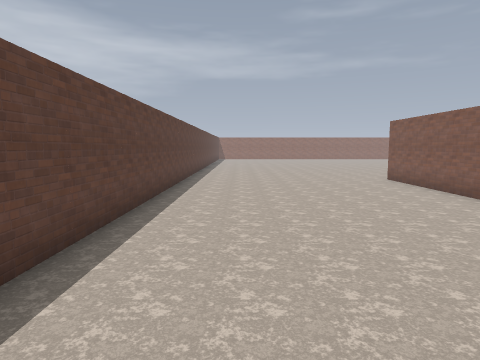
[1] (above)

21 first-person views from a walk through a 3-D level made in the Godot game engine. The camera is 1.4 m above the floor, tilts 6° down and sees 75° across. Doors that lead somewhere are drawn open, without their leaves. The floor is counted in squares, 1 m on a side. Each view is taken from the middle of a square. On the plan, view 1 faces up. The plan holds only what a view shows up to about 14 squares ahead; the rest is blank. The place goes on beyond the plan. Characters and animated objects are not drawn. Some surface patterns are stand-ins.

[2]
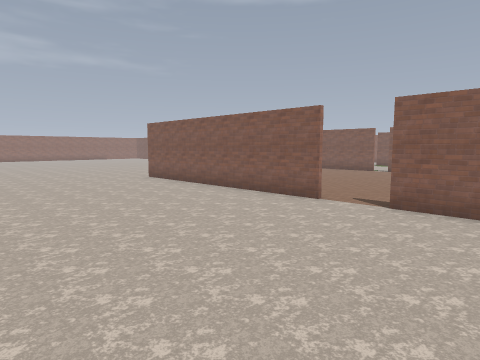

[3]
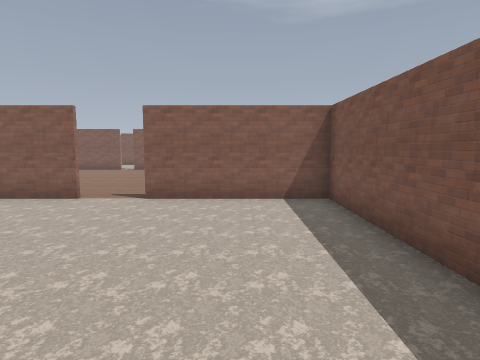

[4]
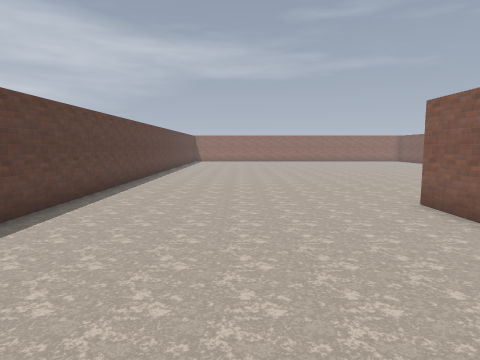

[5]
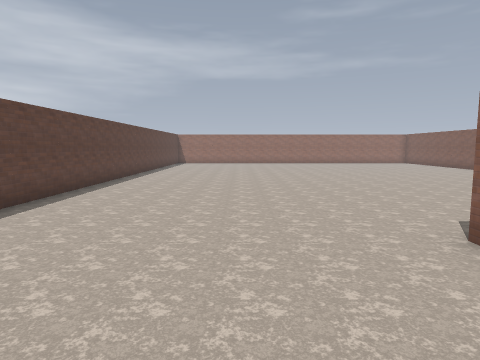

[6]
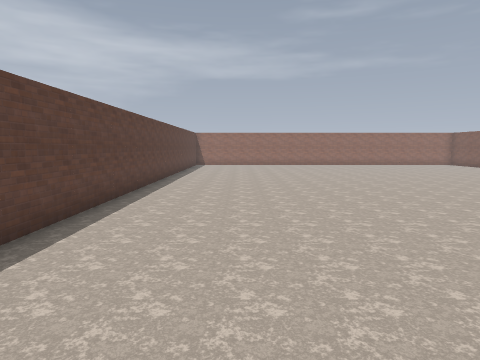

[7]
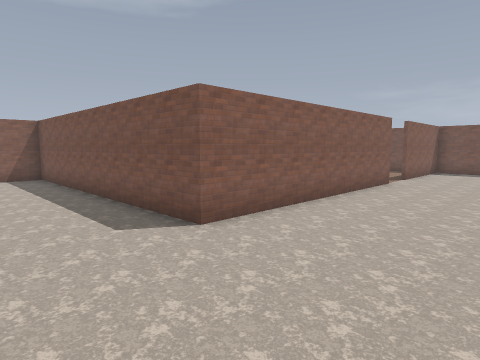

[8]
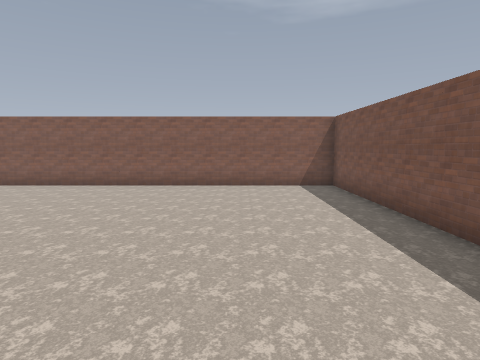

[9]
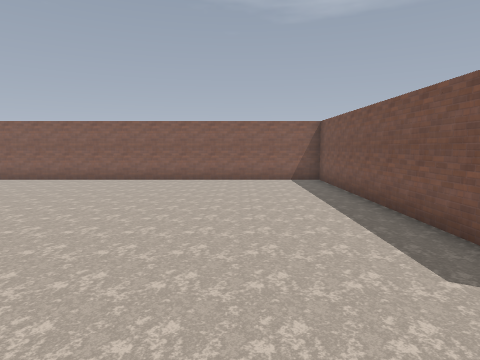

[10]
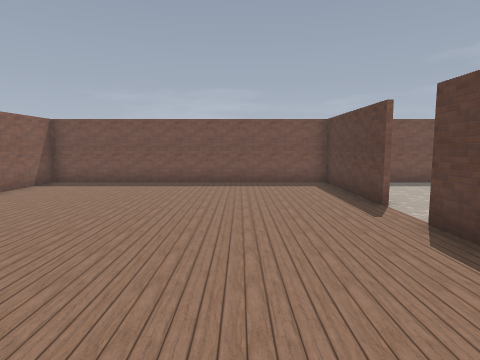

[11]
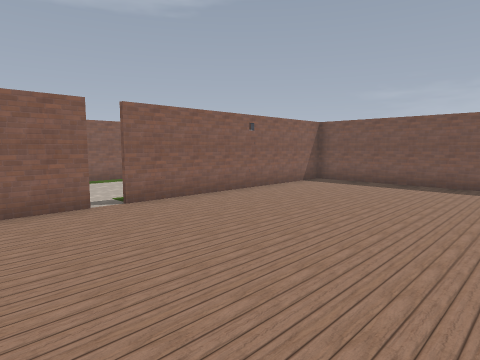

[12]
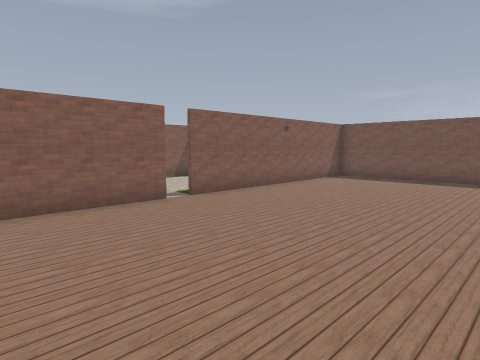

[13]
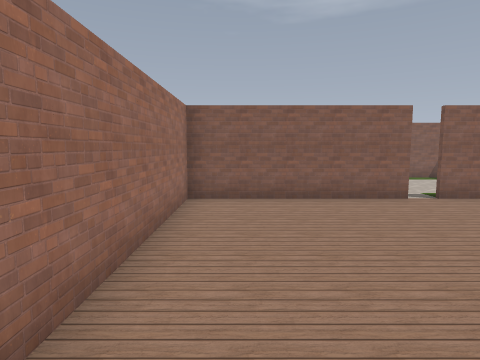

[14]
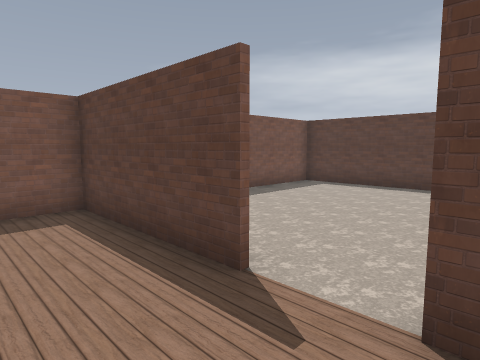

[15]
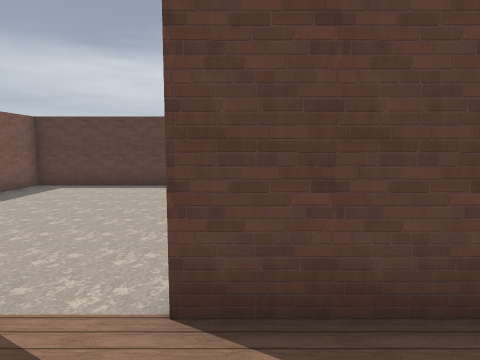

[16]
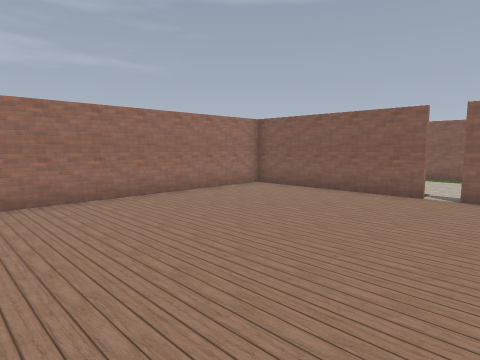

[17]
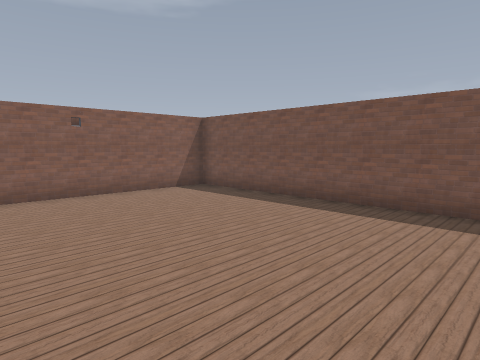

[18]
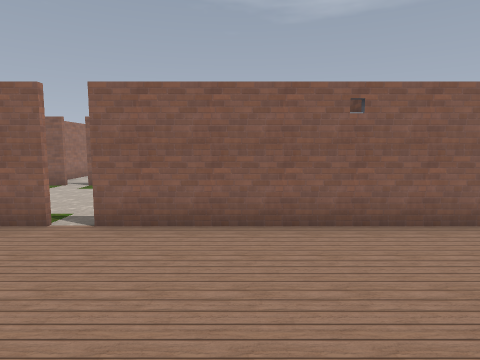

[19]
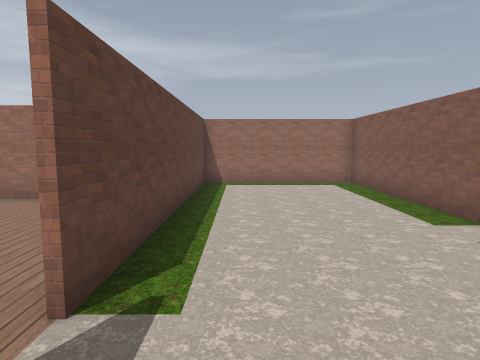

[20]
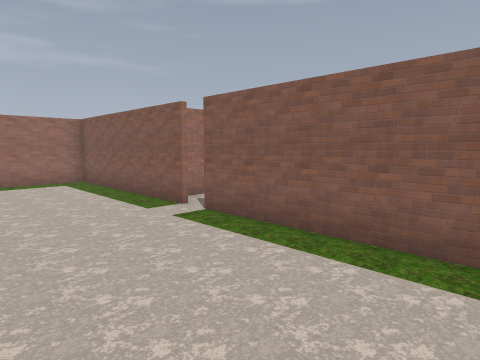

[21]
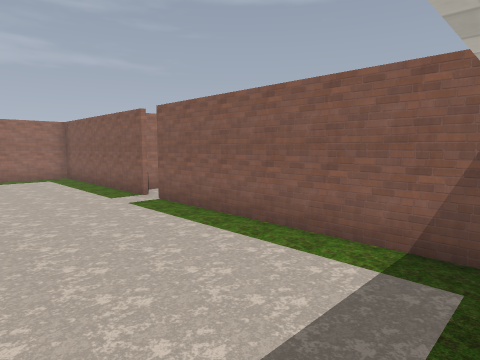

### Floor plan
Ten units are one square. View 1 is at (0, 0); x grows to the right and y downward. Boxes are objects, and circles mark ways between rooms. Rooms are numbered by the first view taken in them; rooms with no view inside come last. Other rooms are left out.
<svg viewBox="-29 -240 269 270">
<path fill="none" stroke="#000" d="M64 -44 64 -136 175 -136M174 -131 174 -235M-24 -235 -24 24 70 24M64 25 64 -26M66 -70 66 -44M66 -26 66 25M174 -74 174 -131M70 24 174 24 174 -66M175 -134 90 -134M234 -104 234 -174 176 -174 176 -74M234 -25 234 -96"/>
<circle cx="65" cy="-35" r="3" fill="#2a7"/>
<circle cx="175" cy="-70" r="3" fill="#2a7"/>
<text x="50" y="-130">1</text>
<text x="120" y="-50">2</text>
<text x="210" y="-90">3</text>
</svg>
Room 1 opens to room 2. Room 2 opens to room 3.

Where each view was taken, in squares from view 1:
view 1: 0 up, 0 right, facing up
view 2: 0 up, 1 left, facing up-right
view 3: 0 up, 2 left, facing right
view 4: 6 up, 2 right, facing up
view 5: 9 up, 3 right, facing up
view 6: 12 up, 1 right, facing up
view 7: 17 up, 2 right, facing down-right
view 8: 17 up, 6 right, facing right
view 9: 17 up, 4 right, facing right
view 10: 10 up, 10 right, facing down
view 11: 10 up, 10 right, facing down-right
view 12: 12 up, 10 right, facing down-right
view 13: 12 up, 9 right, facing right
view 14: 5 up, 9 right, facing down-left
view 15: 5 up, 9 right, facing left
view 16: 5 up, 8 right, facing up-right
view 17: 5 up, 8 right, facing down-right
view 18: 4 up, 12 right, facing right
view 19: 5 up, 19 right, facing up
view 20: 4 up, 19 right, facing up-right
view 21: 2 up, 19 right, facing up-right
